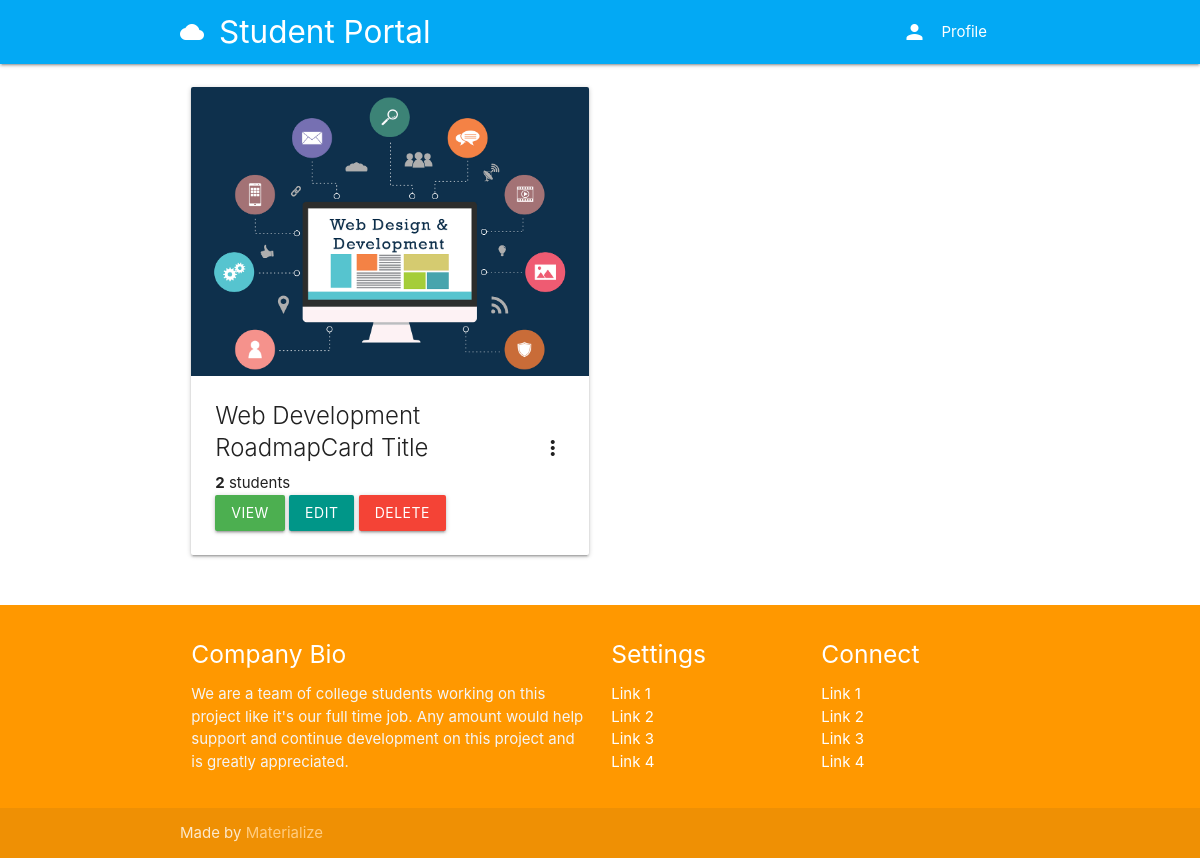
The page /course/my-courses/ (signed in) on the database its author committed.
### classroom/models.py (models this page shows, shortened)
class Course(models.Model):
    id = models.UUIDField(primary_key=True, default=uuid.uuid4, editable=False)
    picture = models.ImageField(upload_to=user_directory_path)
    title = models.CharField(max_length=200)
    description = models.CharField(max_length=300)
    category = models.ForeignKey(Category, on_delete=models.CASCADE)
    syllabus = RichTextField()
    user = models.ForeignKey(User, on_delete=models.CASCADE, related_name='Course_Owner')
    enrolled = models.ManyToManyField(User, related_name='Enrolled_User')
    modules = models.ManyToManyField(Module, related_name='Course_Modules')

### classroom/views.py (the view)
# urls.py: path('my-courses/', my_courses, name='my_courses'),
def my_courses(request):
    user = request.user
    courses = Course.objects.filter(user=user)
    context = {
        'courses': courses,
    }
    template = loader.get_template('classroom/mycourses.html')
    return HttpResponse(template.render(context, request))

### authy/views.py (called while the page is built)
def side_nav_info(request):
	user = request.user
	nav_profile = None
	if user.is_authenticated:
		nav_profile = Profile.objects.get(user=user)
	return {'nav_profile': nav_profile}

### student_portal/templates/classroom/mycourses.html (shortened to what this page needs)
{% extends 'base.html' %}
{% load static %}
{% block content %}
  <div class="row">
    {% for course in courses %}
      <div class="col s12 m6">
        <div class="card">
          <div class="card-image waves-effect waves-block waves-light">
            <img class="activator" src="{{ course.picture.url }}">
          </div>
          <div class="card-content">
            <span class="card-title activator grey-text text-darken-4">{{ course.title }}Card Title<i class="material-icons right">more_vert</i></span>
            <p class="activator grey-text text-darken-4"><b>{{ course.enrolled.count }}</b> students</p>
            <p>
              <a href="{% url 'course_details' course.id %}" class="waves-effect btn green white-text">View</a>
              <a href="#" class="waves-effect btn teal white-text">Edit</a>
              <a href="#" class="btn waves-effect red white-text">Delete</a>
            </p>
          </div>
        </div>
      </div>
    {% endfor %}
  </div>
{% endblock %}

### rows shown on the page
Course: picture (picture), title "Web Development Roadmap", enrolled.count "2"
